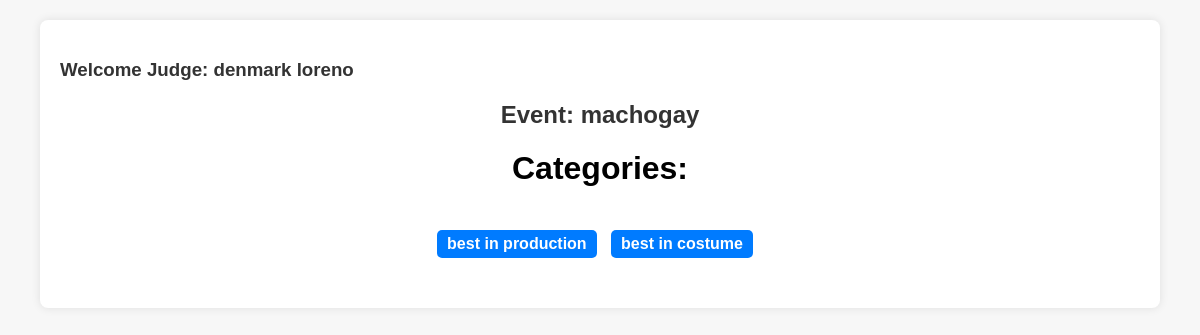
The app's page /judge_dashboard.php (signed in) with its own data.
### tables this page shows
CREATE TABLE `judges` (
  `judge_id` int(11) NOT NULL,
  `event_id` int(11) NOT NULL,
  `name` varchar(100) NOT NULL,
  `password` varchar(255) NOT NULL
);

CREATE TABLE `events` (
  `event_id` int(11) NOT NULL,
  `name` varchar(100) NOT NULL,
  `criteria` varchar(255) DEFAULT NULL
);

CREATE TABLE `criteria` (
  `criteria_id` int(11) NOT NULL,
  `event_id` int(11) NOT NULL,
  `name` varchar(100) NOT NULL,
  `max_points` decimal(5,2) NOT NULL
);

### judge_dashboard.php (the view, shortened to what this page needs)
<?php
include 'db_connection.php';
$judge_id = $_SESSION['judge_id'];
$judge_query = "SELECT * FROM judges WHERE judge_id = $judge_id";
$judge_result = mysqli_query($connect, $judge_query);
$judge = mysqli_fetch_assoc($judge_result);
$judge_name = $judge['name'];
$event_id = $judge['event_id'];
$event_query = "SELECT * FROM events WHERE event_id = $event_id";
$event_result = mysqli_query($connect, $event_query);
$event = mysqli_fetch_assoc($event_result);
$event_name = $event['name'];
$criteria_query = "SELECT * FROM criteria WHERE event_id = $event_id";
$criteria_result = mysqli_query($connect, $criteria_query);
?>
<!DOCTYPE html>
<html lang="en">
<head>
</head>
<body>
<div class="container">
<h3>Welcome Judge: <?php echo $judge_name; ?></h3>
<h2>Event: <?php echo $event_name; ?></h2>
<div class="criteria-buttons">
    <h1>Categories:</h1>
    <?php while ($criteria = mysqli_fetch_assoc($criteria_result)): ?>
        <h4 class="criteria-button" onclick="toggleTable('<?php echo $criteria['criteria_id']; ?>')">
           <?php echo $criteria['name']; ?>
        </h4>
    <?php endwhile; ?>
</div>
</div>
</body>
</html>

### judge_dashboard.php (style rules this page uses)
body { font-family: Arial, sans-serif; margin: 0; padding: 0; background-color: #f7f7f7; }
.container { max-width: 90%; margin: 20px auto; padding: 20px; background-color: #fff; border-radius: 8px; box-shadow: 0 0 10px rgba(0, 0, 0, 0.1); }
h2, h3, h4, h5 { color: #333; }
h2 { text-align: center; margin-bottom: 20px; }
h3, h4, h5 { margin-bottom: 10px; }
.criteria-buttons { text-align: center; margin-bottom: 20px; }
.criteria-button { display: inline-block; cursor: pointer; padding: 5px 10px; background-color: #007bff; color: #fff; border-radius: 5px; margin-right: 10px; transition: background-color 0.3s; }

### records on screen
judges: name "denmark loreno"
events: name "machogay"
criteria: name "best in production"
criteria: name "best in costume"
